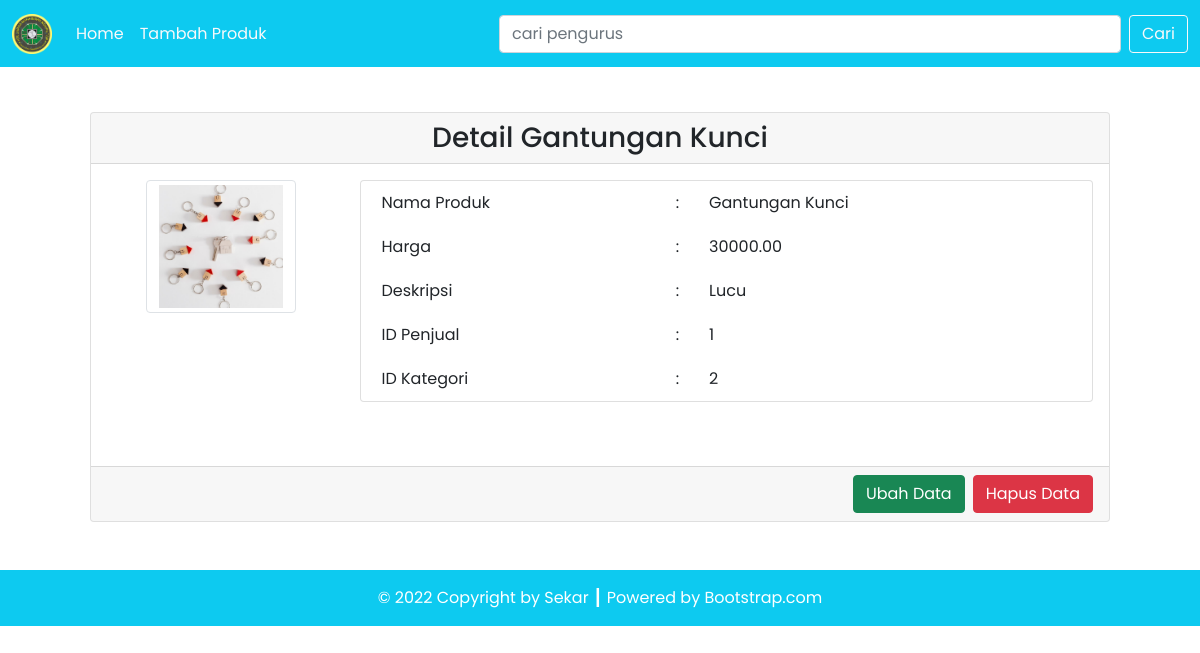
Page /detail_produk.php?id=2 on the committed database.
### tables this page shows
CREATE TABLE `produk` (
  `id_produk` int(11) NOT NULL,
  `nama_produk` varchar(255) DEFAULT NULL,
  `harga` decimal(10,2) DEFAULT NULL,
  `deskripsi` text DEFAULT NULL,
  `id_penjual` int(11) DEFAULT NULL,
  `id_kategori` int(11) DEFAULT NULL,
  `gambar_produk` varchar(200) DEFAULT NULL
);

### src/config/db.php (called while the page is built)
<?php
$DB_HOST = "localhost";
$DB_USERNAME = "root";
$DB_PASSWORD = "";
$DB_NAME = "db_dpbo1";

### src/classes/DB.php (called while the page is built, shortened)
<?php
class DB
{
    private $hostname;
    private $username;
    private $password;
    private $dbname;
    private $conn;
    private $result;
    function __construct($hostname, $username, $password, $dbname)
    {
        $this->hostname = $hostname;
        $this->username = $username;
        $this->password = $password;
        $this->dbname = $dbname;
    }
    function open()
    {
        $this->conn = mysqli_connect($this->hostname, $this->username, $this->password, $this->dbname);
    }
    function execute($query)
    {
        $this->result = mysqli_query($this->conn, $query);
    }
    function getResult()
    {
        return mysqli_fetch_array($this->result);
    }
}

### src/classes/Produk.php (called while the page is built, shortened)
<?php
class Produk extends DB
{
    function getProdukById($id)
    {
        $query = "SELECT * FROM produk WHERE id_produk=$id";
        return $this->execute($query);
    }
}
?>

### src/detail_produk.php (the view, shortened to what this page needs)
<?php
include('config/db.php');
include('classes/DB.php');
include('classes/Produk.php');
$produk = new Produk($DB_HOST, $DB_USERNAME, $DB_PASSWORD, $DB_NAME);
$produk->open();
$data = null;
if (isset($_GET['id'])) {
    $id = $_GET['id'];
    if ($id > 0) {
        $produk->getProdukById($id);
        $row = $produk->getResult();
        $data .= '<div class="card-header text-center">
        <h3 class="my-0">Detail ' . $row['nama_produk'] . '</h3>
        </div>
        <div class="card-body text-end">
            <div class="row mb-5">
                <div class="col-3">
                    <div class="row justify-content-center">
                        <img src="assets/images/' . $row['gambar_produk'] . '" class="img-thumbnail" alt="' . $row['gambar_produk'] . '" width="60">
                        </div>
                    </div>
                    <div class="col-9">
                        <div class="card px-3">
                            <table border="0" class="text-start">
                                <tr>
                                    <td>Nama Produk</td>
                                    <td>:</td>
                                    <td>' . $row['nama_produk'] . '</td>
                                </tr>
                                <tr>
                                    <td>Harga</td>
                                    <td>:</td>
                                    <td>' . $row['harga'] . '</td>
                                </tr>
                                <tr>
                                    <td>Deskripsi</td>
                                    <td>:</td>
                                    <td>' . $row['deskripsi'] . '</td>
                                </tr>
                                <tr>
                                    <td>ID Penjual</td>
                                    <td>:</td>
                                    <td>' . $row['id_penjual'] . '</td>
                                </tr>
                                <tr>
                                    <td>ID Kategori</td>
                                    <td>:</td>
                                    <td>' . $row['id_kategori'] . '</td>
                                </tr>
                            </table>
                        </div>
                    </div>
                </div>
            </div>
            <div class="card-footer text-end d-flex justify-content-end">
                <a href="form_produk.php?id='. $row['id_produk'] .'"><button type="button" class="btn btn-success text-white">Ubah Data</button></a>
                <form method="post" action="">
                    <button type="submit" class="btn btn-danger ms-2" name="delete">Hapus Data</button>
                </form>
            </div>';
    }
}
?>

### rows in the picture
produk: nama_produk "Gantungan Kunci", gambar_produk (picture), harga "30000.00", deskripsi "Lucu", id_penjual "1", id_kategori "2"
